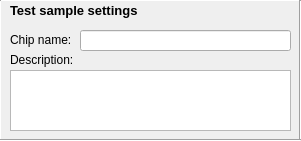
   <widget class="QWidget" name="widget_43" native="true">
    <property name="geometry">
     <rect>
      <x>430</x>
      <y>630</y>
      <width>301</width>
      <height>141</height>
     </rect>
    </property>
    <widget class="Line" name="line_65">
     <property name="geometry">
      <rect>
       <x>180</x>
       <y>-10</y>
       <width>541</width>
       <height>21</height>
      </rect>
     </property>
     <property name="orientation">
      <enum>Qt::Horizontal</enum>
     </property>
    </widget>
    <widget class="Line" name="line_66">
     <property name="geometry">
      <rect>
       <x>0</x>
       <y>-10</y>
       <width>301</width>
       <height>21</height>
      </rect>
     </property>
     <property name="orientation">
      <enum>Qt::Horizontal</enum>
     </property>
    </widget>
    <widget class="Line" name="line_67">
     <property name="geometry">
      <rect>
       <x>0</x>
       <y>-10</y>
       <width>301</width>
       <height>21</height>
      </rect>
     </property>
     <property name="orientation">
      <enum>Qt::Horizontal</enum>
     </property>
    </widget>
    <widget class="Line" name="line_68">
     <property name="geometry">
      <rect>
       <x>-10</x>
       <y>0</y>
       <width>20</width>
       <height>141</height>
      </rect>
     </property>
     <property name="orientation">
      <enum>Qt::Vertical</enum>
     </property>
    </widget>
    <widget class="Line" name="line_69">
     <property name="geometry">
      <rect>
       <x>290</x>
       <y>0</y>
       <width>20</width>
       <height>141</height>
      </rect>
     </property>
     <property name="orientation">
      <enum>Qt::Vertical</enum>
     </property>
    </widget>
    <widget class="Line" name="line_70">
     <property name="geometry">
      <rect>
       <x>0</x>
       <y>130</y>
       <width>301</width>
       <height>21</height>
      </rect>
     </property>
     <property name="orientation">
      <enum>Qt::Horizontal</enum>
     </property>
    </widget>
    <widget class="QLabel" name="label_43">
     <property name="geometry">
      <rect>
       <x>10</x>
       <y>0</y>
       <width>161</width>
       <height>21</height>
      </rect>
     </property>
     <property name="font">
      <font>
       <pointsize>10</pointsize>
       <weight>75</weight>
       <bold>true</bold>
      </font>
     </property>
     <property name="text">
      <string>Test sample settings</string>
     </property>
     <property name="textFormat">
      <enum>Qt::AutoText</enum>
     </property>
     <property name="wordWrap">
      <bool>false</bool>
     </property>
    </widget>
    <widget class="QPlainTextEdit" name="chip_desc_plain_text_input">
     <property name="geometry">
      <rect>
       <x>10</x>
       <y>70</y>
       <width>281</width>
       <height>61</height>
      </rect>
     </property>
     <property name="readOnly">
      <bool>false</bool>
     </property>
    </widget>
    <widget class="QLabel" name="label_44">
     <property name="geometry">
      <rect>
       <x>10</x>
       <y>50</y>
       <width>81</width>
       <height>20</height>
      </rect>
     </property>
     <property name="text">
      <string>Description:</string>
     </property>
    </widget>
    <widget class="QLineEdit" name="chip_name">
     <property name="geometry">
      <rect>
       <x>80</x>
       <y>30</y>
       <width>211</width>
       <height>21</height>
      </rect>
     </property>
    </widget>
    <widget class="QLabel" name="label_45">
     <property name="geometry">
      <rect>
       <x>10</x>
       <y>30</y>
       <width>61</width>
       <height>20</height>
      </rect>
     </property>
     <property name="text">
      <string>Chip name:</string>
     </property>
    </widget>
   </widget>
